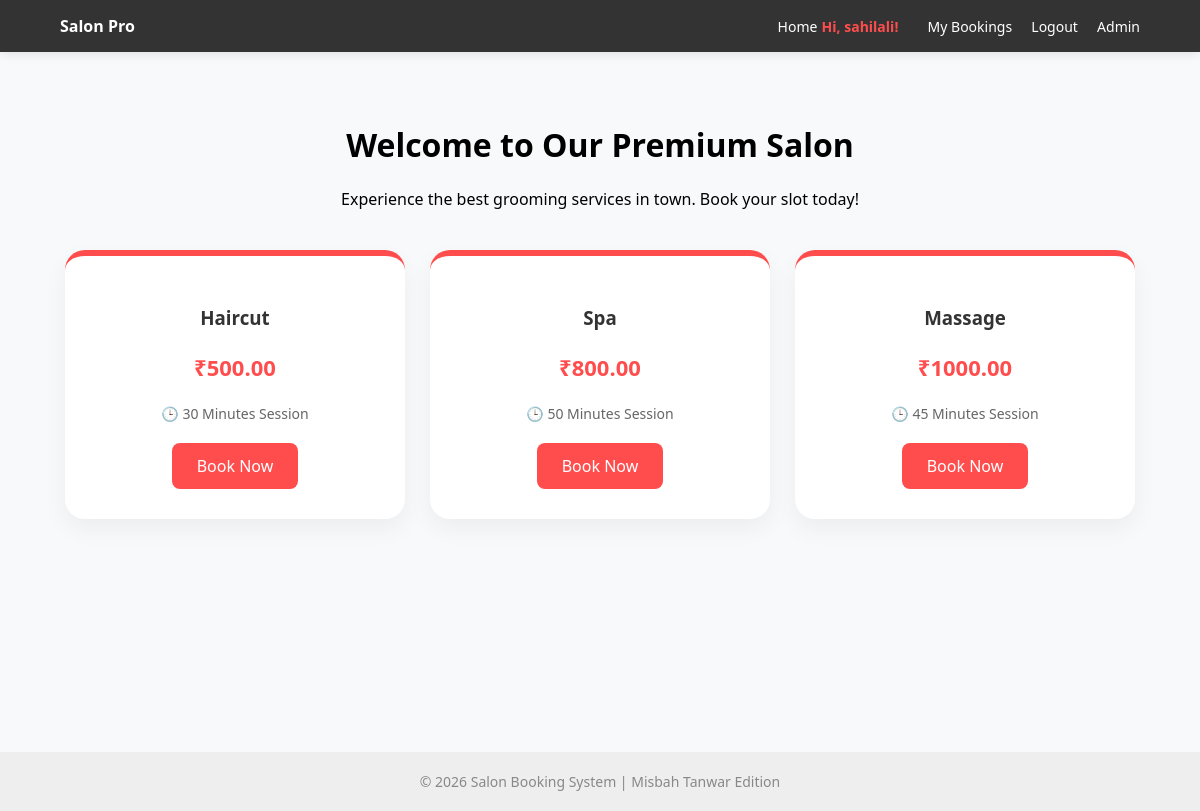
Screenshot of / (signed in) with the database file from the repository.
### booking/models.py (models this page shows, shortened)
class Service(models.Model):
    name = models.CharField(max_length=100)
    price = models.DecimalField(max_digits=10, decimal_places=2)
    duration_minutes = models.IntegerField()

### booking/views.py (the view)
# urls.py: 2. Add a URL to urlpatterns:  path('', views.home, name='home')
def home(request):
    services = Service.objects.all()
    return render(request, 'booking/home.html', {'services': services})

### booking/templates/booking/home.html
{% extends 'booking/base.html' %}
{% block content %}
<div style="text-align: center; padding-top: 20px;">
    <h1>Welcome to Our Premium Salon</h1>
    <p>Experience the best grooming services in town. Book your slot today!</p>
    <div style="display: flex; justify-content: center; gap: 25px; flex-wrap: wrap; margin-top: 40px;">
        {% for s in services %}
        <div style="background: white; padding: 30px; border-radius: 20px; box-shadow: 0 10px 25px rgba(0,0,0,0.05); width: 280px; border-top: 6px solid #ff4d4d; transition: 0.3s;">
            <h3 style="color: #333; margin-bottom: 10px;">{{ s.name|title }}</h3>
            <p style="font-size: 22px; color: #ff4d4d; font-weight: 700;">₹{{ s.price }}</p>
            <p style="color: #666; font-size: 14px; margin-bottom: 20px;">🕒 {{ s.duration_minutes }} Minutes Session</p>
            <a href="{% url 'book_appointment' s.id %}" style="background: #ff4d4d; color: white; padding: 12px 25px; text-decoration: none; border-radius: 8px; display: inline-block; font-weight: 500;">Book Now</a>
        </div>
        {% empty %}
        <div style="background: #fff3f3; padding: 20px; border-radius: 10px; color: #d9534f;">
            Admin panel mein services add karein.
        </div>
        {% endfor %}
    </div>
</div>
{% endblock %}

### booking/templates/booking/base.html (shortened to what this page needs)
<!DOCTYPE html>
<html>
<head>
</head>
<body>
    <div class="navbar">
        <div class="logo"><strong>Salon Pro</strong></div>
        <div class="menu">
            <a href="/">Home</a>
            {% if user.is_authenticated %}
                <span class="user-greet">Hi, {{ user.username }}!</span>
                <a href="{% url 'my_bookings' %}">My Bookings</a>
                <form action="{% url 'logout' %}" method="post" style="display: inline; margin: 0; padding: 0;">
            <button type="submit" style="background: none; border: none; color: white; cursor: pointer; font-family: inherit; font-weight: 500; font-size: 14px; margin-left: 15px; padding: 0;">
                Logout
            </button>
        </form>
            {% else %}
                <a href="{% url 'login' %}">Login</a>
                <a href="{% url 'signup' %}">Signup</a>
            {% endif %}
            <a href="/admin">Admin</a>
        </div>
    </div>
    <div class="container">
        {% block content %}
        {% endblock %}
    </div>
    <div class="footer">
        © 2026 Salon Booking System | Misbah Tanwar Edition
    </div>
</body>
</html>

### booking/templates/booking/base.html (style rules this page uses)
body { font-family: 'Segoe UI', sans-serif; margin: 0; background-color: #f8f9fa; }
.navbar { background: #333; color: white; padding: 15px 5%; display: flex; justify-content: space-between; align-items: center; box-shadow: 0 2px 10px rgba(0,0,0,0.1); }
.navbar a { color: white; text-decoration: none; margin-left: 15px; font-weight: 500; font-size: 14px; }
.container { padding: 30px; min-height: 80vh; }
.user-greet { color: #ff4d4d; font-weight: bold; margin-right: 10px; font-size: 14px; }
.footer { text-align: center; padding: 20px; color: #888; font-size: 14px; background: #eee; }

### rows the page displays
Service: name "Haircut", price "500.00", duration_minutes "30"
Service: name "Spa", price "800.00", duration_minutes "50"
Service: name "Massage", price "1000.00", duration_minutes "45"

### other values shown
{{ user.username }} "sahilali"
